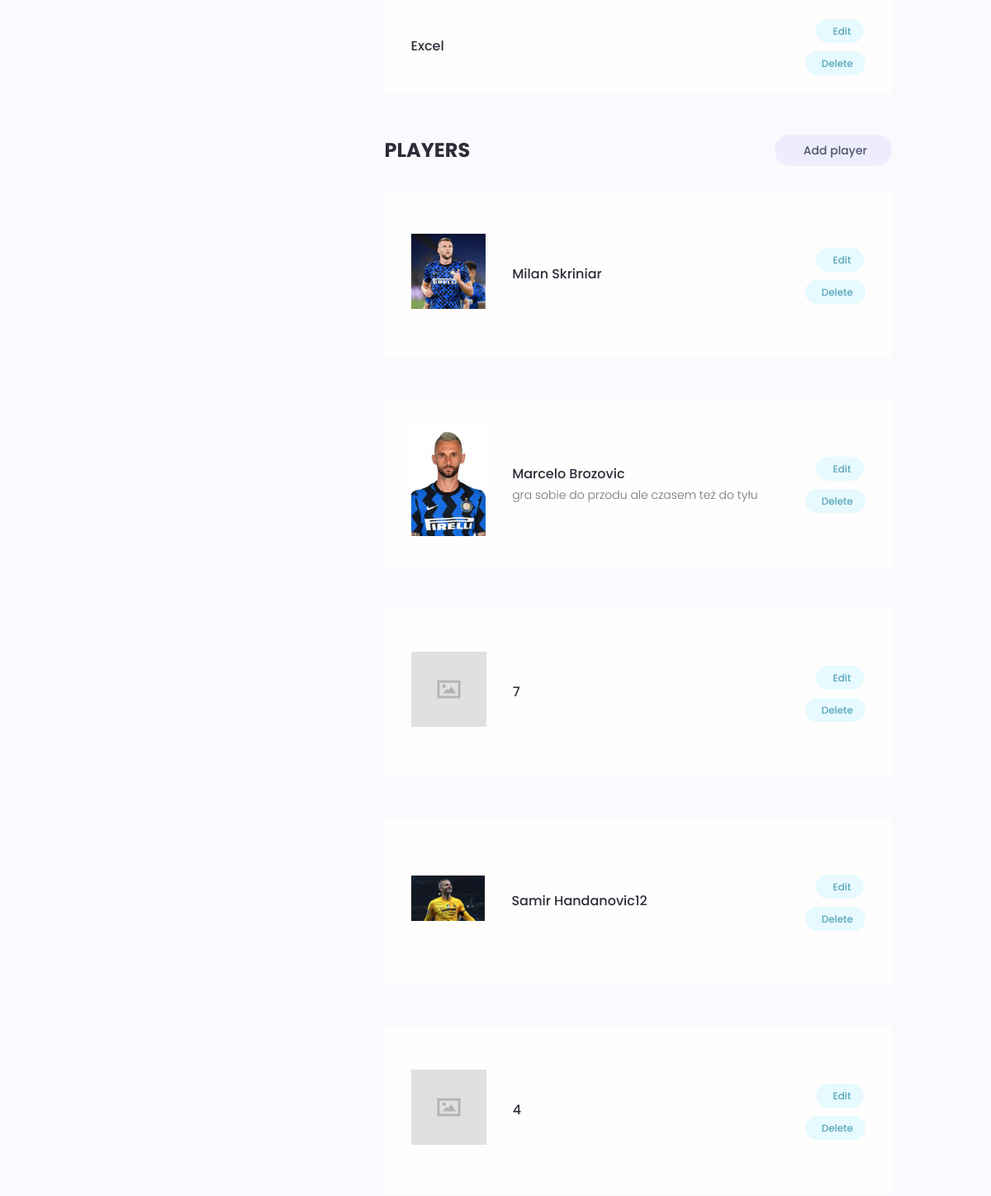
Before: /account/ (signed in, middle part) with the older database file.
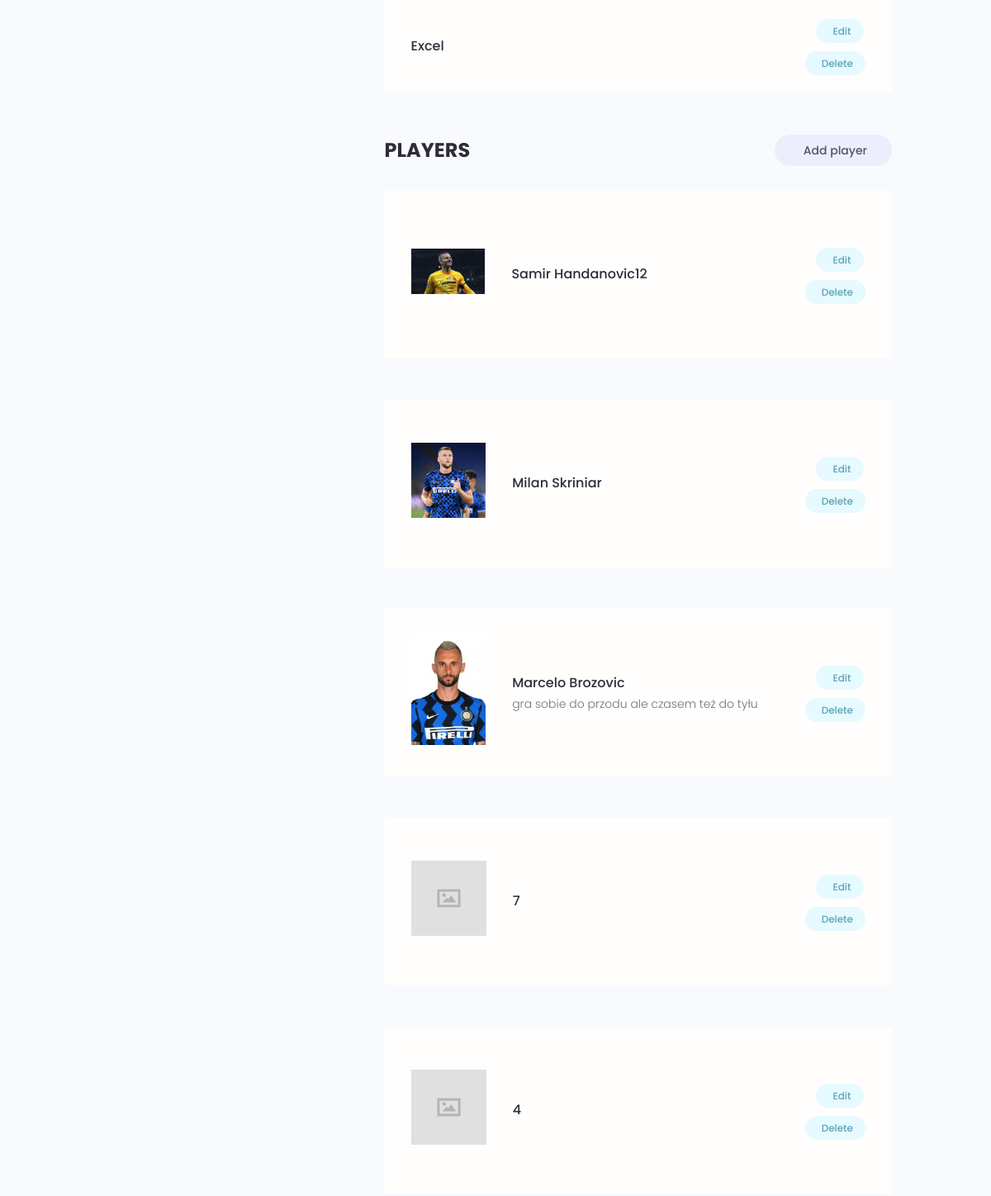
After: the same page with the newer database file.
### users/models.py (models this page shows, shortened)
class Skill(models.Model):
    owner = models.ForeignKey(Profile, on_delete=models.CASCADE, null=True, blank=True)
    name = models.CharField(max_length=200, blank=True, null=True)
    description = models.TextField(null=True, blank=True)
    created = models.DateTimeField(auto_now_add=True)
    id = models.UUIDField(
        default=uuid.uuid4, unique=True, primary_key=True, editable=False
    )

### first_project/models.py (models this page shows, shortened)
class Player(models.Model):
    owner = models.ForeignKey(Profile, null=True, blank=True, on_delete=models.SET_NULL)
    title = models.CharField(max_length=200)
    description = models.TextField(null=True, blank=True)
    featured_image = models.ImageField(null=True, blank=True, default="default.jpg")
    demo_link = models.CharField(max_length=2000, null=True, blank=True)
    source_link = models.CharField(max_length=2000, null=True, blank=True)
    tags = models.ManyToManyField("Tag", blank=True)
    vote_total = models.IntegerField(default=0, null=True, blank=True)
    vote_ratio = models.IntegerField(default=0, null=True, blank=True)
    created = models.DateTimeField(auto_now_add=True)
    id = models.UUIDField(
        default=uuid.uuid4, unique=True, primary_key=True, editable=False
    )
    class Meta:
        ordering = ["-vote_ratio", "-vote_total", "title"]

### users/views.py (the view)
# urls.py: path("account/", views.user_account, name="account"),
@login_required(login_url="login")
def user_account(request):
    profile = request.user.profile
    skills = profile.skill_set.all()
    players = profile.player_set.all()
    context = {"profile": profile, "skills": skills, "players": players}
    return render(request, "users/account.html", context)

### users/templates/users/account.html (shortened to what this page needs)
{% extends 'main.html' %}
{% block content %}
  <main class="settingsPage profile my-md">
    <div class="container">
      <div class="layout">
        <div class="column column--1of3">
        </div>
        <div class="column column--2of3">
        <table class="settings__table">
          {% for skill in skills %}
          <tr>
            <td class="settings__tableInfo">
              <h4>{{skill.name}}</h4>
            </td>
            <td class="settings__tableActions">
              <a class="tag tag--pill tag--main settings__btn" href="{% url 'update-skill' skill.id %}"> Edit</a>
              <a class="tag tag--pill tag--main settings__btn" href="{% url 'delete-skill' skill.id %}?next=/account">
                Delete</a>
            </td>
          </tr>
          {% endfor %}
        </table>
          <div class="settings">
            <h3 class="settings__title">Players</h3>
            <a class="tag tag--pill tag--sub settings__btn tag--lg" href="{% url 'create-player' %}"> Add player</a>
          </div>
          {% for player in players %}
          <table class="settings__table">
            <tr>
              <td class="settings__thumbnail">
                <a href="{% url 'player' player.id%}"><img src="{{player.featured_image.url}}" alt="Project Thumbnail" /></a>
              </td>
              <td class="settings__tableInfo">
                <a href="{% url 'player' player.id%}">{{player.title}}</a>
                <p>{{player.description|slice:"150"}}
                </p>
              </td>
              <td class="settings__tableActions">
                <a class="tag tag--pill tag--main settings__btn" href="{% url 'update-player' player.id %}"> Edit</a>
                <a class="tag tag--pill tag--main settings__btn" href="{% url 'delete-player' player.id %}?next=/account">
                  Delete</a>
              </td>
            </tr>
            {% endfor %}
          </table>
        </div>
      </div>
    </div>
  </main>
{% endblock content %}

Changed rows visible on the page:
changed Player "Samir Handanovic12": moves up the list
